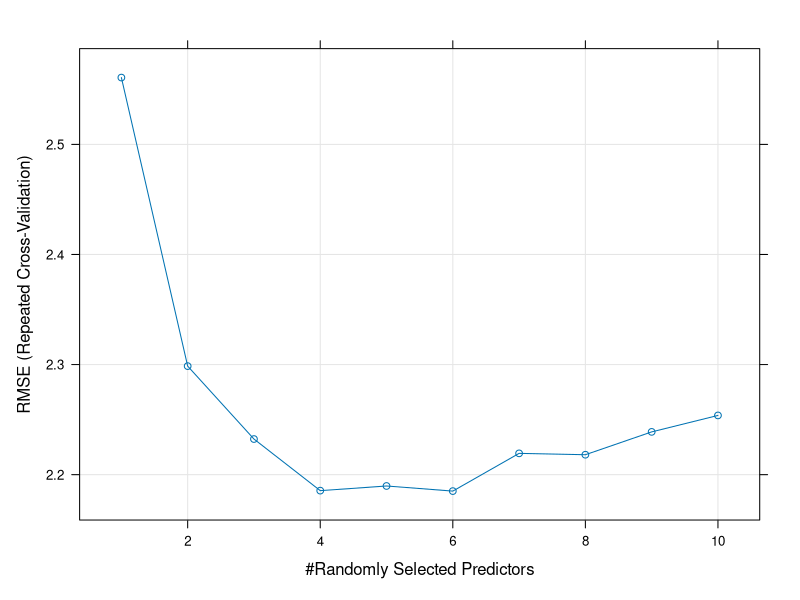
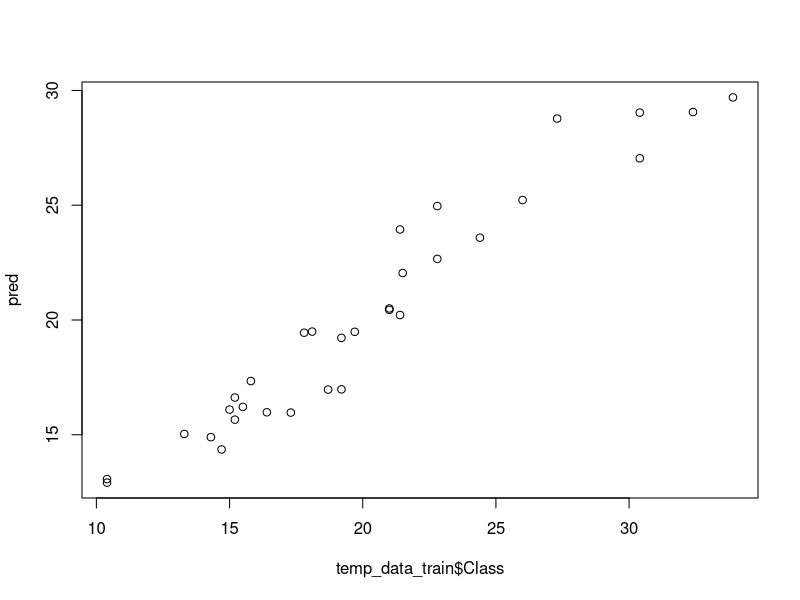

These charts were generated, in order, by the following R code:
library(caret)

temp_data_train = mtcars
#> colnames(mtcars)
# [1] "mpg"  "cyl"  "disp" "hp"  
# [5] "drat" "wt"   "qsec" "vs"  
# [9] "am"   "gear" "carb"
 
colnames(temp_data_train)[1] = "Class"

s_tuneLength = 100
s_MLmethods_select = "rf"
s_number = 10 
s_repeats = 10



# set training / optimisation and control parameters
fitControl <- trainControl(method = "repeatedcv", number = s_number, repeats = s_repeats,  search = "random")#, summaryFunction = twoClassSummary) # MCC / twoClassSummary / prSummary / RRLab::MCCx
 

fit <- train(Class ~ ., data = temp_data_train,
	#metric=s_metric,
	method = s_MLmethods_select,
	tuneLength = s_tuneLength,
	trControl = fitControl,
	maximize = TRUE)
	
plot(fit)

pred = predict(fit,temp_data_train)

plot(x=temp_data_train$Class,y=pred)